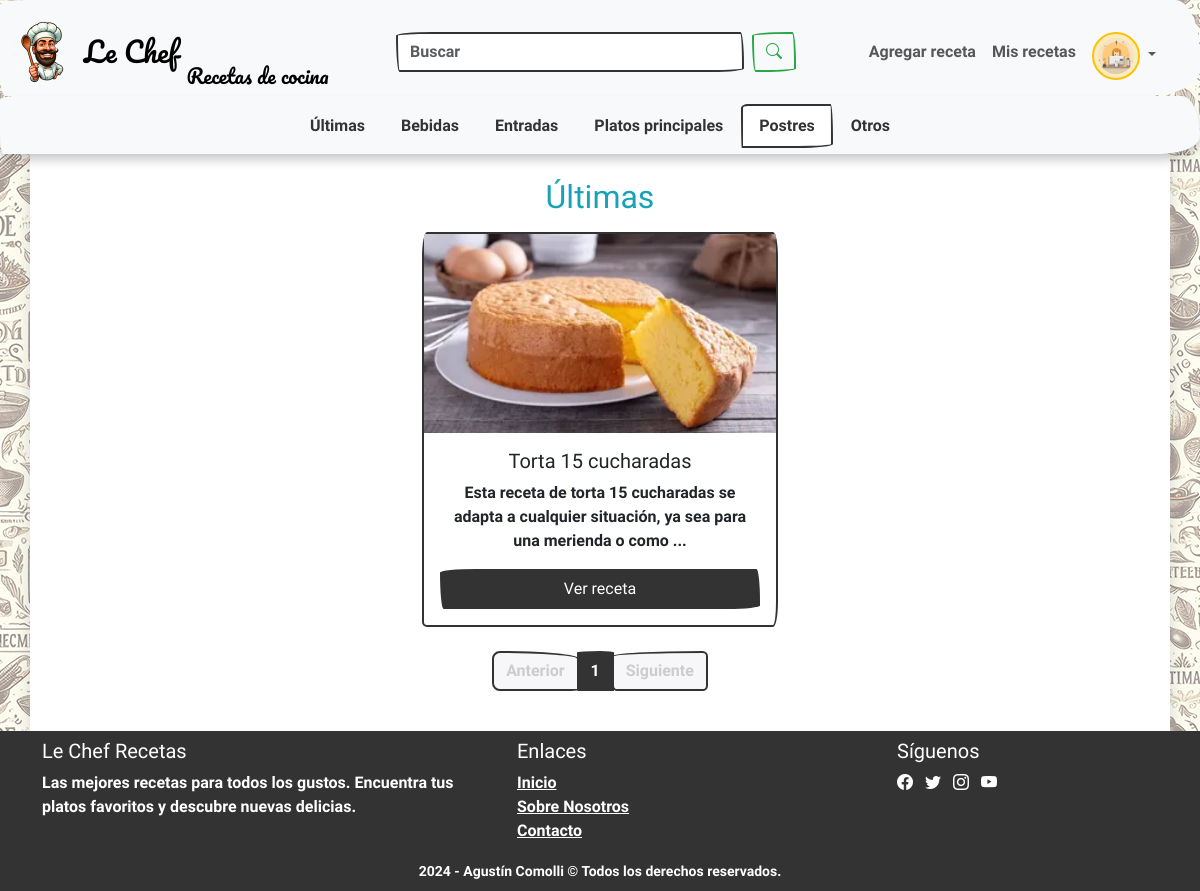
/category/4 (signed in), run on the app's committed database.
### app/models/categories.py (models this page shows, shortened)
class Category(db.Model):
    __tablename__ = "categories"
    id = db.Column(db.Integer, primary_key=True)
    name = db.Column(db.String(30), nullable=False)
    image_url = db.Column(db.String(200), nullable=False)
    recipes = db.relationship("Recipe", back_populates="category",
                              lazy="dynamic", cascade="all, delete-orphan")

### app/models/recipes.py (models this page shows, shortened)
class Recipe(db.Model):
    __tablename__ = "recipes"
    id = db.Column(db.Integer, primary_key=True)
    title = db.Column(db.String(), nullable=False)
    description = db.Column(db.String(100))
    created_at = db.Column(db.DateTime(), nullable=False, default=datetime.now(timezone.utc))
    image_url = db.Column(db.String(200), nullable=False)
    servings = db.Column(db.Integer)
    prep_time = db.Column(db.Integer)
    prep_time_unit = db.Column(db.String(10))
    cook_time = db.Column(db.Integer)
    cook_time_unit = db.Column(db.String(10))
    user_id = db.Column(db.Integer, db.ForeignKey("users.id"), nullable=False)
    user = db.relationship("User", back_populates="recipes")
    category_id = db.Column(db.Integer, db.ForeignKey("categories.id"),
                            nullable=False)
    category = db.relationship("Category", back_populates="categories")
    ingredients = db.relationship("Ingredient", back_populates="recipe",
                                  lazy="dynamic", cascade="all, delete-orphan")
    steps = db.relationship("Step", back_populates="step",
                            lazy="dynamic", cascade="all, delete-orphan")

### app/routes/main.py (the view)
@main.route("/")
@main.route("/category/<int:category_id>")
def index(category_id=None):
    page = request.args.get('page', 1, type=int)
    per_page = 20
    recipes, total_count = get_recipes(page, per_page, category_id)
    total_pages = ceil(total_count / per_page)
    categories = get_categories()
    current_category_name = None
    if category_id:
        for category in categories:
            if category["id"] == category_id:
                current_category_name = category["name"]
                break
    return render_template('index.html',
                           recipes=recipes,
                           page=page,
                           total_pages=total_pages,
                           per_page=per_page,
                           categories=categories,
                           current_category=category_id,
                           current_category_name=current_category_name)

### app/utils/database.py (called while the page is built)
def get_categories() -> list[str]:
    result = db.session.execute(text("SELECT * FROM categories;"))
    categories = [{"id": category[0], "name": category[1], "image_url": category[2]}
                  for category in result.fetchall()]
    return categories

### app/templates/index.html (shortened to what this page needs)
{% extends "base.html" %}
{% block main %}
{% if recipes|length == 0 %}
<div class="text-center mt-3">
    <img src="{{ url_for('static', filename='images/no-recipes.webp') }}" width="300px" alt="No hay recetas"
        class="img-fluid mb-4 rounded shadow-lg">
    <h2 class="text-danger">No hay recetas en: "{{ current_category_name }}"</h2>
</div>
{% else %}
{% if not current_category_id %}
<h2 class="mb-3 text-info">Últimas</h2>
{% else %}
<h2 class="mb-3 text-info">{{ current_category_name }}</h2>
{% endif %}
<div class="row justify-content-center">
    {% for recipe in recipes %}
    <div class="col-md-4 mb-4">
        <div class="card h-100">
            <img src="{{ recipe.image_url }}" alt="{{ recipe.title }}">
            <div class="card-body d-flex flex-column">
                <h5 class="card-title">{{ recipe.title }}</h5>
                <p class="card-text flex-grow-1">{{ recipe.description[:100] }}...</p>
                <a href="{{ url_for('main.add_edit_recipe', recipe_id=recipe.id) }}" class="btn btn-primary mt-auto">Ver
                    receta</a>
            </div>
        </div>
    </div>
    {% endfor %}
</div>
<nav aria-label="Page navigation">
    <ul class="pagination justify-content-center">
        <li class="page-item {% if page == 1 %}disabled{% endif %}">
            <a class="page-link"
                href="{{ url_for('main.index', category_id=current_category, page=page-1) if page > 1 else '#' }}"
                tabindex="-1" {% if page==1 %}aria-disabled="true" {% endif %}>Anterior</a>
        </li>
        {% for i in range(1, total_pages + 1) %}
        <li class="page-item {% if page == i %}active{% endif %}">
            <a class="page-link" href="{{ url_for('main.index', category_id=current_category, page=i) }}">{{ i }}</a>
        </li>
        {% endfor %}
        <li class="page-item {% if page == total_pages %}disabled{% endif %}">
            <a class="page-link"
                href="{{ url_for('main.index', category_id=current_category, page=page+1) if page < total_pages else '#' }}"
                {% if page==total_pages %}aria-disabled="true" {% endif %}>Siguiente</a>
        </li>
    </ul>
</nav>
{% endif %}
{% endblock %}

### app/templates/base.html (shortened to what this page needs)
<!DOCTYPE html>
<html lang="es">
<head>
  <link rel="stylesheet" href="{{ url_for('static', filename='styles/bootstrap/bootstrap.min.css') }}">
  <link rel="stylesheet" href="{{ url_for('static', filename='styles/bootstrap/bootstrap-icons.min.css') }}">
  <link rel="stylesheet" href="{{ url_for('static', filename='/styles/styles.css') }}">
</head>
<body class="d-flex flex-column justify-content-center min-vh-100">
  <header>
    <nav class="navbar navbar-expand-lg bg-body-tertiary pb-0 border-0">
      <div class="container-fluid">
        <div class="d-flex align-items-center justify-content-between w-100">
          <div class="equal-width d-flex justify-content-start">
            <a href="/" class="navbar-brand d-flex align-items-center">
              <img class="rounded-circle" src="{{ url_for('static', filename='images/le-chef.webp') }}" alt="Logo"
                height="64" width="64">
              <span class="ms-2 fs-3">Le Chef</span>
              <span class="mt-5 ms-2 fs-5 align-self-end d-none d-lg-inline fw-light">Recetas de cocina</span>
            </a>
          </div>
          <form class="d-none d-sm-flex mx-2 mt-2 mt-lg-0 search-bar">
            <input name="query" class="form-control me-2" type="search" placeholder="Buscar" aria-label="Search">
            <button class="btn btn-outline-success" type="submit">
              <i class="bi bi-search"></i>
            </button>
          </form>
          <div class="equal-width d-flex justify-content-end align-items-center">
            {% if session["user_id"] %}
            <div class="d-none d-sm-flex me-3 align-items-center">
              <ul class="navbar-nav ms-auto">
                <li class="nav-item"><a href="/recipe/new" class="nav-link">Agregar receta</a></li>
                <li class="nav-item"><a href="/my_recipes" class="nav-link">Mis recetas</a></li>
              </ul>
              <ul class="navbar-nav ms-auto mt-2">
                <li class="nav-item dropdown" title="User Info">
                  <a class="nav-link dropdown-toggle" href="#" role="button" data-bs-toggle="dropdown"
                    aria-expanded="false">
                    <img class="border border-warning rounded-circle bg-warning bg-opacity-25 p-1"
 alt="Imagen de perfil" width="48"
                      height="48" title="{{ session['username'] }}">
                  </a>
                </li>
              </ul>
            </div>
            {% else %}
            <div class="d-none d-lg-flex me-3">
              <a href="/register" class="nav-link me-3">Registrarse</a>
              <a href="/login" class="nav-link">Iniciar sesión</a>
            </div>
            {% endif %}
          </div>
        </div>
      </div>
    </nav>
    <nav class="navbar bg-body-tertiary border-0 pt-0" id="categories">
      <div class="container-fluid">
        <ul class="nav nav-tabs border-bottom-0 justify-content-center w-100 mt-2">
          <li class="nav-item">
            <a class="nav-link {% if not current_category %}active{% endif %}"
              href="{{ url_for('main.index') }}">Últimas</a>
          </li>
          {% for category in categories %}
          <li class="nav-item">
            <a class="nav-link {% if current_category == category.id %}active{% endif %}"
              href="{{ url_for('main.index', category_id=category.id) }}">{{ category.name }}</a>
          </li>
          {% endfor %}
        </ul>
      </div>
    </nav>
  </header>
  <main class="flex-grow-1 container py-4 text-center sm-border shadow">
    {% block main %}
    {% endblock %}
  </main>
  <footer class="bg-primary text-light pb-2">
    <div class="container mt-0 pt-2">
      <div class="row">
        <div class="col-md-5 mb-0">
          <h5>Le Chef Recetas</h5>
          <p>
            Las mejores recetas para todos los gustos. Encuentra tus platos favoritos y descubre nuevas delicias.
          </p>
        </div>
        <div class="col-md-4 mb-0">
          <h5>Enlaces</h5>
          <ul class="list-unstyled">
            <li><a href="/" class="text-light">Inicio</a></li>
            <li><a href="#" class="text-light">Sobre Nosotros</a></li>
            <li><a href="/contact" class="text-light">Contacto</a></li>
          </ul>
        </div>
        <div class="col-md-3 mb-0">
          <h5>Síguenos</h5>
          <a href="#" class="text-light me-2"><i class="bi bi-facebook"></i></a>
          <a href="#" class="text-light me-2"><i class="bi bi-twitter"></i></a>
          <a href="#" class="text-light me-2"><i class="bi bi-instagram"></i></a>
          <a href="#" class="text-light me-2"><i class="bi bi-youtube"></i></a>
        </div>
        <div class="text-center pt-2 pt-sm-0">
          <span><small>2024 - Agustín Comolli &copy; Todos los derechos reservados.</small></span>
        </div>
      </div>
    </div>
  </footer>
</body>
</html>

### app/static/styles/styles.css (style rules this page uses)
body { background-color: white; }
main { background-color: white; }
form { max-width: 450px; }
#categories { box-shadow: 0 0.5rem 0.5rem rgba(0, 0, 0, 0.15), 0 0.125rem 0.25rem rgba(0, 0, 0, 0.075); }
.navbar-brand { font-family: 'Pacifico', cursive; max-width: 100%; }
.search-bar { width: 300px; }
.equal-width { flex: 1 0 0; }
@media screen and (min-width: 450px) { body { background-image: url("../images/background.webp"); background-repeat: repeat; } }
@media screen and (min-width: 450px) { .search-bar { width: 400px; } }

### data on the page
Category: name "Bebidas"
Category: name "Entradas"
Category: name "Platos principales"
Category: name "Postres"
Category: name "Otros"
Recipe: image_url (picture), title "Torta 15 cucharadas", description "Esta receta de torta 15 cucharadas se adapta a cualquier situación, ya sea para una merienda o como"

### other printed values
{{ i }} "1"
